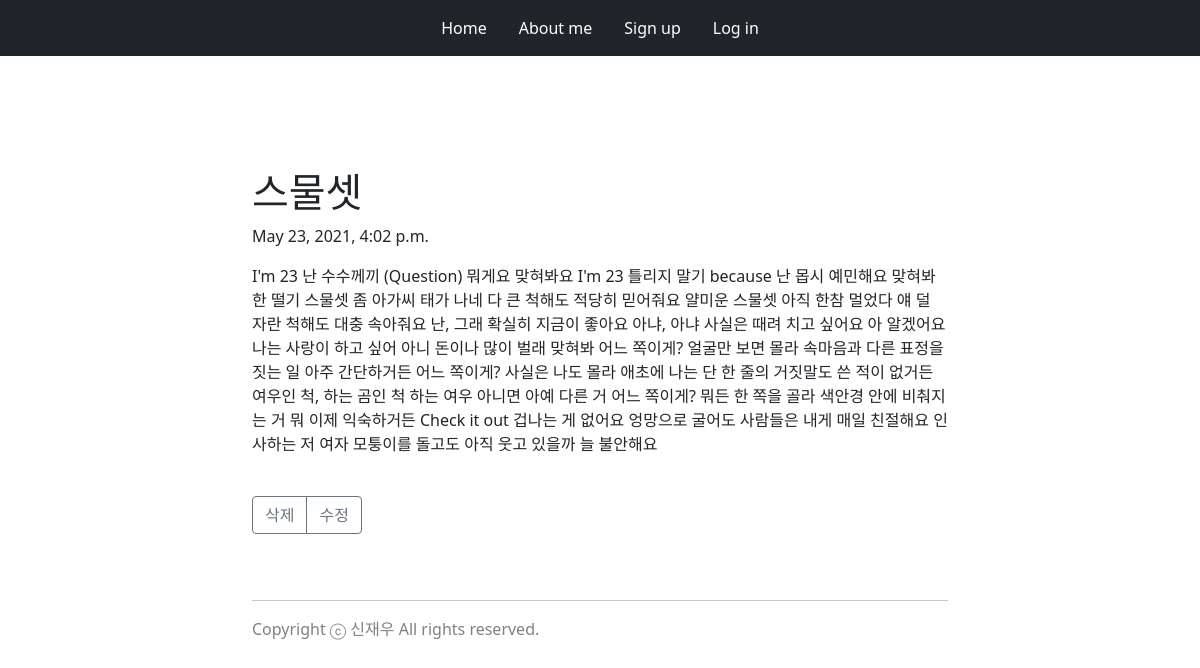
Page /blog/7/ on the committed database.
### blog/models.py (models this page shows, shortened)
class Blog(models.Model):
    title = models.CharField(max_length=200)
    pub_date = models.DateTimeField('date published')
    body = models.TextField()

### blog/views.py (the view)
# urls.py: path('<int:blog_id>/', views.detail, name="detail"),
def detail(request, blog_id):
    blog_detail = Blog.objects.get(id = blog_id)
    return render(request, 'detail.html', {'blog':blog_detail})

### blog/templates/detail.html (shortened to what this page needs)
{% extends 'base.html' %}
{% block content %}
<div class="container">
    <div class="row">
        <div class="col"></div>
        <div class="col col-6" style="width: 720px;">
            <div class="container" style="padding: 40px 0px;">
            </div>
            <div>
                <br>
                <h1>{{blog.title}}</h1>
                <p>{{blog.pub_date}}</p>
                <p>{{blog.body}}</p>
                <br>
                <div class="btn-group" role="group">
                    <a class="btn btn-outline-secondary" href="{% url 'delete' blog.id %}">삭제</a>
                    <a class="btn btn-outline-secondary" href="{% url 'edit' blog.id %}">수정</a>
                </div>
            </div>
        </div>
        <div class="col"></div>
    </div>
</div>
{% endblock %}

### rows in the picture
Blog: title "스물셋", pub_date "May 23, 2021, 4:02 p.m.", body "I'm 23 난 수수께끼 (Question) 뭐게요 맞혀봐요 I'm 23 틀리지 말기 because 난 몹시 예민해요 맞혀봐 한 떨기 스물셋 좀 아가씨 태가 나네 다 큰 척해도 적당히 믿어줘요 얄미운 스물셋 아직 한참 멀었다 얘 덜 자란 척해도 대충 속아줘요 난, 그래 확실히 지금이 좋아요 아냐, 아냐 사실은 때려 치고 싶어요 아 알겠어요 나는 사랑이 하고 싶어 아니 돈이나 많이 벌래 맞혀봐 어느 쪽이게? 얼굴만 보면 몰라 속마음과 다른 표정을 짓는 일 아주 간단하거든 어느 쪽이게? 사실은 나도 몰라 애초에 나는 단 한 줄의 거짓말도 쓴 적이 없거든 여우인 척, 하는 곰인 척 하는 여우 아니면 아예 다른 거 어느 쪽이게? 뭐든 한 쪽을 골라 색안경 안에 비춰지는 거 뭐 이제 익숙하거든 Check it out 겁나는 게 없어요 엉망으로 굴어도 사람들은 내게 매일 친절해요 인사하는 저 여자 모퉁이를 돌고도 아직 웃고 있을까 늘 불안해요"
